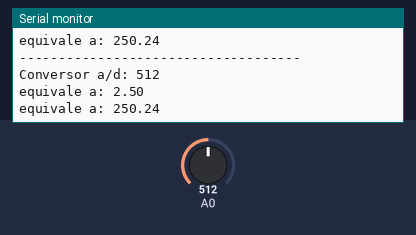
Bench run of a sketch on a simulated Arduino Uno, built with avr-gcc and run on an emulated ATmega328P. Parts: the last lines printed to the serial monitor. Inputs (shaded band) come from the test bench; at power-on: A0 = 512.

Above: at 2.7 s.
2.8 s: A0 set to 107
At 3.43 s:
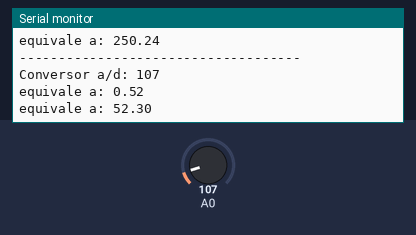
4.3 s: A0 set to 95
At 4.82 s:
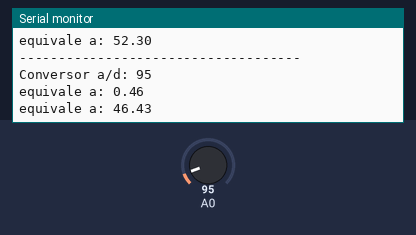
5.8 s: A0 set to 24
At 6.43 s:
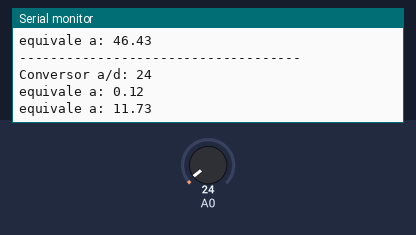
8.8 s: A0 set to 18
At 9.42 s:
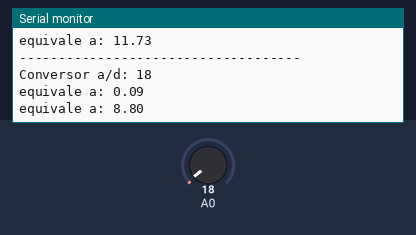
Timing chart, 0 to 11.8 s (numbered marks = the images above; inputs shaded):
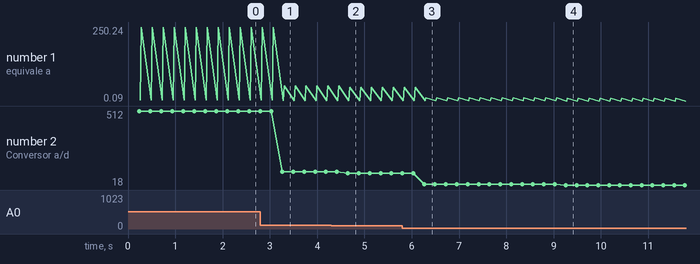

Measured:
- after the input at 2.8 s, the serial monitor: prints a new line after 0.46 s (image 1)
- after the input at 4.3 s, the serial monitor: prints a new line after 0.35 s (image 2)
- after the input at 5.8 s, the serial monitor: prints a new line after 0.46 s (image 3)
- after the input at 8.8 s, the serial monitor: prints a new line after 0.46 s (image 4)
- plotted number 1: 250.24 → 52.3 after the input at 2.8 s, 52.3 → 46.43 after the input at 4.3 s, 46.43 → 11.73 after the input at 5.8 s, 11.73 → 8.8 after the input at 8.8 s
- plotted number 2: 512 → 107 after the input at 2.8 s, 107 → 95 after the input at 4.3 s, 95 → 24 after the input at 5.8 s, 24 → 18 after the input at 8.8 s

The sketch:

leerTemp.ino
```cpp
int valor;
float voltaje= 0.0;
float temp= 0.0;

void setup() {
  Serial.begin(9600);

}

void loop() {
  valor=analogRead(0);
  delay(200);
  Serial.println("------------------------------------");
  Serial.print("Conversor a/d: ");
  Serial.println(valor);
  voltaje= (valor*5.0)/1023;
  Serial.print("equivale a: ");
  Serial.println(voltaje);
  temp= (voltaje)/0.01;
  Serial.print("equivale a: ");
  Serial.println(temp);
}
```
